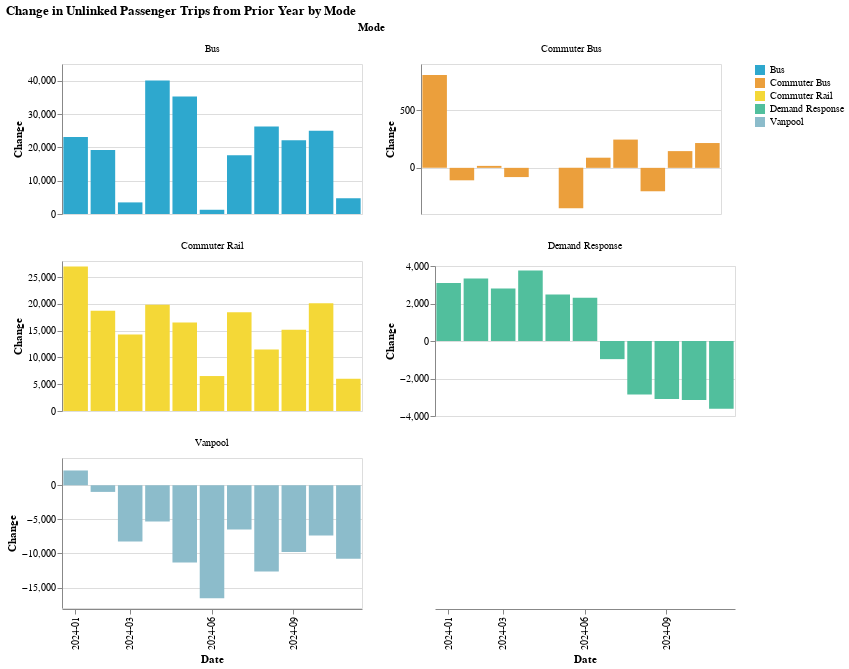

The notebook cell this image was saved under:
### Code cell
make_bar_chart(by_mode_long[by_mode_long["period_year"] >= 2024], y_col = "change_1yr", color_col = "Mode")

### Figure 1 — Vega-Lite specification as saved in the notebook (floating-point values rounded to 4 significant figures)
{"config": {"view": {"continuousWidth": 300, "continuousHeight": 300}}, "data": {"name": "data-b894b583478dda5beb3b4bd694a622c1"}, "facet": {"field": "Mode", "type": "nominal"}, "spec": {"mark": {"type": "bar"}, "encoding": {"color": {"field": "Mode", "scale": {"range": ["#2EA8CE", "#EB9F3C", "#F4D837", "#51BF9D", "#8CBCCB", "#9487C0", "#136C97", "#E16B26", "#F6BF16", "#00896B", "#7790A3", "#5B559C"]}, "title": "", "type": "nominal"}, "tooltip": [{"field": "period_year_month", "type": "nominal"}, {"field": "change_1yr", "type": "quantitative"}, {"field": "Mode", "type": "nominal"}, {"field": "RTPA", "type": "nominal"}], "x": {"axis": {"values": ["2024-01", "2024-03", "2024-06", "2024-09"]}, "field": "period_year_month", "title": "Date", "type": "ordinal"}, "y": {"field": "change_1yr", "title": "Change", "type": "quantitative"}}, "height": 150, "name": "view_6", "width": 300}, "columns": 2, "params": [{"name": "param_7", "select": {"type": "interval", "encodings": ["x", "y"]}, "bind": "scales", "views": ["view_6"]}], "resolve": {"scale": {"x": "shared", "y": "independent"}}, "title": "Change in Unlinked Passenger Trips from Prior Year by Mode", "$schema": "https://vega.github.io/schema/vega-lite/v5.17.0.json", "datasets": {"data-b894b583478dda5beb3b4bd694a622c1": [{"Mode": "Bus", "RTPA": "San Joaquin Council of Governments", "period_year": 2024, "period_month": 1, "period_year_month": "2024-01", "upt": 203600.0, "previous_y_m_upt": 180500.0, "change_1yr": 23130.0, "pct_change_1yr": 11.36}, {"Mode": "Bus", "RTPA": "San Joaquin Council of Governments", "period_year": 2024, "period_month": 2, "period_year_month": "2024-02", "upt": 203500.0, "previous_y_m_upt": 184200.0, "change_1yr": 19210.0, "pct_change_1yr": 9.44}, {"Mode": "Bus", "RTPA": "San Joaquin Council of Governments", "period_year": 2024, "period_month": 3, "period_year_month": "2024-03", "upt": 202000.0, "previous_y_m_upt": 198600.0, "change_1yr": 3480.0, "pct_change_1yr": 1.72}, {"Mode": "Bus", "RTPA": "San Joaquin Council of Governments", "period_year": 2024, "period_month": 4, "period_year_month": "2024-04", "upt": 230700.0, "previous_y_m_upt": 190700.0, "change_1yr": 40030.0, "pct_change_1yr": 17.35}, {"Mode": "Bus", "RTPA": "San Joaquin Council of Governments", "period_year": 2024, "period_month": 5, "period_year_month": "2024-05", "upt": 236800.0, "previous_y_m_upt": 201500.0, "change_1yr": 35250.0, "pct_change_1yr": 14.89}, {"Mode": "Bus", "RTPA": "San Joaquin Council of Governments", "period_year": 2024, "period_month": 6, "period_year_month": "2024-06", "upt": 169900.0, "previous_y_m_upt": 168600.0, "change_1yr": 1271.0, "pct_change_1yr": 0.75}, {"Mode": "Bus", "RTPA": "San Joaquin Council of Governments", "period_year": 2024, "period_month": 7, "period_year_month": "2024-07", "upt": 169900.0, "previous_y_m_upt": 152300.0, "change_1yr": 17590.0, "pct_change_1yr": 10.36}, {"Mode": "Bus", "RTPA": "San Joaquin Council of Governments", "period_year": 2024, "period_month": 8, "period_year_month": "2024-08", "upt": 246900.0, "previous_y_m_upt": 220700.0, "change_1yr": 26270.0, "pct_change_1yr": 10.64}, {"Mode": "Bus", "RTPA": "San Joaquin Council of Governments", "period_year": 2024, "period_month": 9, "period_year_month": "2024-09", "upt": 227800.0, "previous_y_m_upt": 205600.0, "change_1yr": 22160.0, "pct_change_1yr": 9.73}, {"Mode": "Bus", "RTPA": "San Joaquin Council of Governments", "period_year": 2024, "period_month": 10, "period_year_month": "2024-10", "upt": 241000.0, "previous_y_m_upt": 216000.0, "change_1yr": 25010.0, "pct_change_1yr": 10.38}, {"Mode": "Bus", "RTPA": "San Joaquin Council of Governments", "period_year": 2024, "period_month": 11, "period_year_month": "2024-11", "upt": 204800.0, "previous_y_m_upt": 200100.0, "change_1yr": 4725.0, "pct_change_1yr": 2.31}, {"Mode": "Commuter Bus", "RTPA": "San Joaquin Council of Governments", "period_year": 2024, "period_month": 1, "period_year_month": "2024-01", "upt": 3420.0, "previous_y_m_upt": 2616.0, "change_1yr": 804.0, "pct_change_1yr": 23.51}, {"Mode": "Commuter Bus", "RTPA": "San Joaquin Council of Governments", "period_year": 2024, "period_month": 2, "period_year_month": "2024-02", "upt": 2838.0, "previous_y_m_upt": 2946.0, "change_1yr": -108.0, "pct_change_1yr": -3.81}, {"Mode": "Commuter Bus", "RTPA": "San Joaquin Council of Governments", "period_year": 2024, "period_month": 3, "period_year_month": "2024-03", "upt": 3106.0, "previous_y_m_upt": 3089.0, "change_1yr": 17.0, "pct_change_1yr": 0.55}, {"Mode": "Commuter Bus", "RTPA": "San Joaquin Council of Governments", "period_year": 2024, "period_month": 4, "period_year_month": "2024-04", "upt": 3178.0, "previous_y_m_upt": 3258.0, "change_1yr": -80.0, "pct_change_1yr": -2.52}, {"Mode": "Commuter Bus", "RTPA": "San Joaquin Council of Governments", "period_year": 2024, "period_month": 5, "period_year_month": "2024-05", "upt": 3321.0, "previous_y_m_upt": 3321.0, "change_1yr": 0.0, "pct_change_1yr": 0.0}, {"Mode": "Commuter Bus", "RTPA": "San Joaquin Council of Governments", "period_year": 2024, "period_month": 6, "period_year_month": "2024-06", "upt": 3092.0, "previous_y_m_upt": 3442.0, "change_1yr": -350.0, "pct_change_1yr": -11.32}, {"Mode": "Commuter Bus", "RTPA": "San Joaquin Council of Governments", "period_year": 2024, "period_month": 7, "period_year_month": "2024-07", "upt": 3607.0, "previous_y_m_upt": 3519.0, "change_1yr": 88.0, "pct_change_1yr": 2.44}, {"Mode": "Commuter Bus", "RTPA": "San Joaquin Council of Governments", "period_year": 2024, "period_month": 8, "period_year_month": "2024-08", "upt": 3874.0, "previous_y_m_upt": 3629.0, "change_1yr": 245.0, "pct_change_1yr": 6.32}, {"Mode": "Commuter Bus", "RTPA": "San Joaquin Council of Governments", "period_year": 2024, "period_month": 9, "period_year_month": "2024-09", "upt": 3397.0, "previous_y_m_upt": 3600.0, "change_1yr": -203.0, "pct_change_1yr": -5.98}, {"Mode": "Commuter Bus", "RTPA": "San Joaquin Council of Governments", "period_year": 2024, "period_month": 10, "period_year_month": "2024-10", "upt": 3668.0, "previous_y_m_upt": 3523.0, "change_1yr": 145.0, "pct_change_1yr": 3.95}, {"Mode": "Commuter Bus", "RTPA": "San Joaquin Council of Governments", "period_year": 2024, "period_month": 11, "period_year_month": "2024-11", "upt": 3239.0, "previous_y_m_upt": 3024.0, "change_1yr": 215.0, "pct_change_1yr": 6.64}, {"Mode": "Commuter Rail", "RTPA": "San Joaquin Council of Governments", "period_year": 2024, "period_month": 1, "period_year_month": "2024-01", "upt": 56770.0, "previous_y_m_upt": 29810.0, "change_1yr": 26960.0, "pct_change_1yr": 47.48}, {"Mode": "Commuter Rail", "RTPA": "San Joaquin Council of Governments", "period_year": 2024, "period_month": 2, "period_year_month": "2024-02", "upt": 58220.0, "previous_y_m_upt": 39510.0, "change_1yr": 18700.0, "pct_change_1yr": 32.13}, {"Mode": "Commuter Rail", "RTPA": "San Joaquin Council of Governments", "period_year": 2024, "period_month": 3, "period_year_month": "2024-03", "upt": 60040.0, "previous_y_m_upt": 45770.0, "change_1yr": 14270.0, "pct_change_1yr": 23.77}, {"Mode": "Commuter Rail", "RTPA": "San Joaquin Council of Governments", "period_year": 2024, "period_month": 4, "period_year_month": "2024-04", "upt": 63330.0, "previous_y_m_upt": 43490.0, "change_1yr": 19840.0, "pct_change_1yr": 31.33}, {"Mode": "Commuter Rail", "RTPA": "San Joaquin Council of Governments", "period_year": 2024, "period_month": 5, "period_year_month": "2024-05", "upt": 71300.0, "previous_y_m_upt": 54790.0, "change_1yr": 16510.0, "pct_change_1yr": 23.16}, {"Mode": "Commuter Rail", "RTPA": "San Joaquin Council of Governments", "period_year": 2024, "period_month": 6, "period_year_month": "2024-06", "upt": 55300.0, "previous_y_m_upt": 48770.0, "change_1yr": 6526.0, "pct_change_1yr": 11.8}, {"Mode": "Commuter Rail", "RTPA": "San Joaquin Council of Governments", "period_year": 2024, "period_month": 7, "period_year_month": "2024-07", "upt": 61890.0, "previous_y_m_upt": 43450.0, "change_1yr": 18450.0, "pct_change_1yr": 29.8}, {"Mode": "Commuter Rail", "RTPA": "San Joaquin Council of Governments", "period_year": 2024, "period_month": 8, "period_year_month": "2024-08", "upt": 70040.0, "previous_y_m_upt": 58580.0, "change_1yr": 11460.0, "pct_change_1yr": 16.36}, {"Mode": "Commuter Rail", "RTPA": "San Joaquin Council of Governments", "period_year": 2024, "period_month": 9, "period_year_month": "2024-09", "upt": 69840.0, "previous_y_m_upt": 54670.0, "change_1yr": 15180.0, "pct_change_1yr": 21.73}, {"Mode": "Commuter Rail", "RTPA": "San Joaquin Council of Governments", "period_year": 2024, "period_month": 10, "period_year_month": "2024-10", "upt": 83590.0, "previous_y_m_upt": 63460.0, "change_1yr": 20130.0, "pct_change_1yr": 24.08}, {"Mode": "Commuter Rail", "RTPA": "San Joaquin Council of Governments", "period_year": 2024, "period_month": 11, "period_year_month": "2024-11", "upt": 60310.0, "previous_y_m_upt": 54290.0, "change_1yr": 6019.0, "pct_change_1yr": 9.98}, {"Mode": "Demand Response", "RTPA": "San Joaquin Council of Governments", "period_year": 2024, "period_month": 1, "period_year_month": "2024-01", "upt": 9733.0, "previous_y_m_upt": 6643.0, "change_1yr": 3090.0, "pct_change_1yr": 31.75}, {"Mode": "Demand Response", "RTPA": "San Joaquin Council of Governments", "period_year": 2024, "period_month": 2, "period_year_month": "2024-02", "upt": 9665.0, "previous_y_m_upt": 6327.0, "change_1yr": 3338.0, "pct_change_1yr": 34.54}, {"Mode": "Demand Response", "RTPA": "San Joaquin Council of Governments", "period_year": 2024, "period_month": 3, "period_year_month": "2024-03", "upt": 9770.0, "previous_y_m_upt": 6971.0, "change_1yr": 2799.0, "pct_change_1yr": 28.65}, {"Mode": "Demand Response", "RTPA": "San Joaquin Council of Governments", "period_year": 2024, "period_month": 4, "period_year_month": "2024-04", "upt": 10350.0, "previous_y_m_upt": 6594.0, "change_1yr": 3757.0, "pct_change_1yr": 36.3}, {"Mode": "Demand Response", "RTPA": "San Joaquin Council of Governments", "period_year": 2024, "period_month": 5, "period_year_month": "2024-05", "upt": 9677.0, "previous_y_m_upt": 7196.0, "change_1yr": 2481.0, "pct_change_1yr": 25.64}, {"Mode": "Demand Response", "RTPA": "San Joaquin Council of Governments", "period_year": 2024, "period_month": 6, "period_year_month": "2024-06", "upt": 9106.0, "previous_y_m_upt": 6793.0, "change_1yr": 2313.0, "pct_change_1yr": 25.4}, {"Mode": "Demand Response", "RTPA": "San Joaquin Council of Governments", "period_year": 2024, "period_month": 7, "period_year_month": "2024-07", "upt": 6840.0, "previous_y_m_upt": 7807.0, "change_1yr": -967.0, "pct_change_1yr": -14.14}, {"Mode": "Demand Response", "RTPA": "San Joaquin Council of Governments", "period_year": 2024, "period_month": 8, "period_year_month": "2024-08", "upt": 6772.0, "previous_y_m_upt": 9621.0, "change_1yr": -2849.0, "pct_change_1yr": -42.07}, {"Mode": "Demand Response", "RTPA": "San Joaquin Council of Governments", "period_year": 2024, "period_month": 9, "period_year_month": "2024-09", "upt": 5898.0, "previous_y_m_upt": 8996.0, "change_1yr": -3098.0, "pct_change_1yr": -52.53}, {"Mode": "Demand Response", "RTPA": "San Joaquin Council of Governments", "period_year": 2024, "period_month": 10, "period_year_month": "2024-10", "upt": 6478.0, "previous_y_m_upt": 9630.0, "change_1yr": -3152.0, "pct_change_1yr": -48.66}, {"Mode": "Demand Response", "RTPA": "San Joaquin Council of Governments", "period_year": 2024, "period_month": 11, "period_year_month": "2024-11", "upt": 5310.0, "previous_y_m_upt": 8920.0, "change_1yr": -3610.0, "pct_change_1yr": -67.98}, {"Mode": "Vanpool", "RTPA": "San Joaquin Council of Governments", "period_year": 2024, "period_month": 1, "period_year_month": "2024-01", "upt": 79060.0, "previous_y_m_upt": 76890.0, "change_1yr": 2170.0, "pct_change_1yr": 2.74}, {"Mode": "Vanpool", "RTPA": "San Joaquin Council of Governments", "period_year": 2024, "period_month": 2, "period_year_month": "2024-02", "upt": 71640.0, "previous_y_m_upt": 72610.0, "change_1yr": -972.0, "pct_change_1yr": -1.36}, {"Mode": "Vanpool", "RTPA": "San Joaquin Council of Governments", "period_year": 2024, "period_month": 3, "period_year_month": "2024-03", "upt": 74740.0, "previous_y_m_upt": 82980.0, "change_1yr": -8232.0, "pct_change_1yr": -11.01}, {"Mode": "Vanpool", "RTPA": "San Joaquin Council of Governments", "period_year": 2024, "period_month": 4, "period_year_month": "2024-04", "upt": 72480.0, "previous_y_m_upt": 77780.0, "change_1yr": -5298.0, "pct_change_1yr": -7.31}, {"Mode": "Vanpool", "RTPA": "San Joaquin Council of Governments", "period_year": 2024, "period_month": 5, "period_year_month": "2024-05", "upt": 75390.0, "previous_y_m_upt": 86710.0, "change_1yr": -11320.0, "pct_change_1yr": -15.02}, {"Mode": "Vanpool", "RTPA": "San Joaquin Council of Governments", "period_year": 2024, "period_month": 6, "period_year_month": "2024-06", "upt": 66540.0, "previous_y_m_upt": 83120.0, "change_1yr": -16580.0, "pct_change_1yr": -24.92}, {"Mode": "Vanpool", "RTPA": "San Joaquin Council of Governments", "period_year": 2024, "period_month": 7, "period_year_month": "2024-07", "upt": 70320.0, "previous_y_m_upt": 76800.0, "change_1yr": -6475.0, "pct_change_1yr": -9.21}, {"Mode": "Vanpool", "RTPA": "San Joaquin Council of Governments", "period_year": 2024, "period_month": 8, "period_year_month": "2024-08", "upt": 66530.0, "previous_y_m_upt": 79180.0, "change_1yr": -12650.0, "pct_change_1yr": -19.01}, {"Mode": "Vanpool", "RTPA": "San Joaquin Council of Governments", "period_year": 2024, "period_month": 9, "period_year_month": "2024-09", "upt": 64470.0, "previous_y_m_upt": 74250.0, "change_1yr": -9785.0, "pct_change_1yr": -15.18}, {"Mode": "Vanpool", "RTPA": "San Joaquin Council of Governments", "period_year": 2024, "period_month": 10, "period_year_month": "2024-10", "upt": 68070.0, "previous_y_m_upt": 75450.0, "change_1yr": -7376.0, "pct_change_1yr": -10.84}, {"Mode": "Vanpool", "RTPA": "San Joaquin Council of Governments", "period_year": 2024, "period_month": 11, "period_year_month": "2024-11", "upt": 62360.0, "previous_y_m_upt": 73120.0, "change_1yr": -10760.0, "pct_change_1yr": -17.26}]}}
